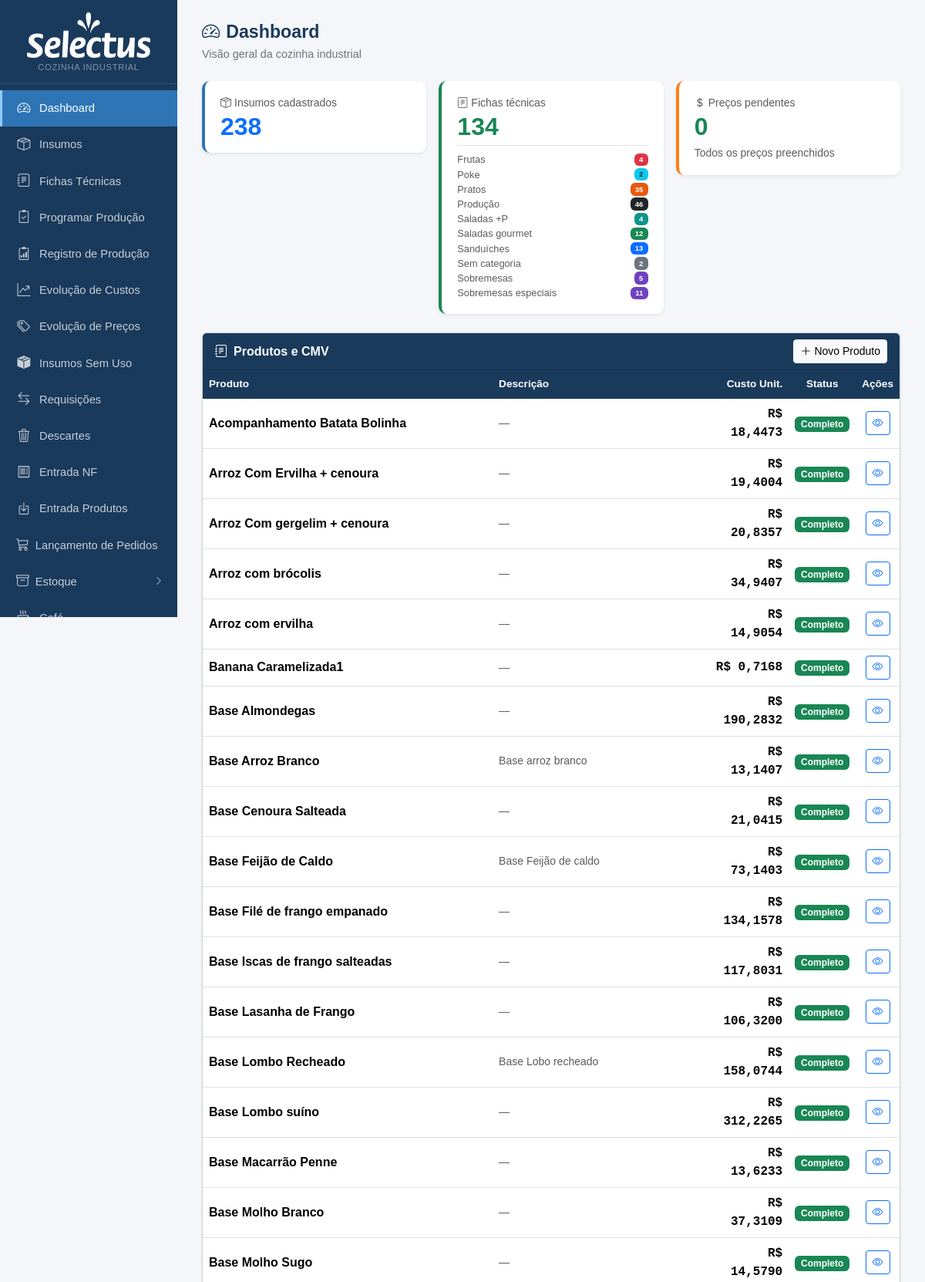
The page / (upper part) on the database its author committed.
### tables this page shows
CREATE TABLE produtos (
            id INTEGER PRIMARY KEY AUTOINCREMENT,
            nome TEXT NOT NULL,
            descricao TEXT,
            rendimento REAL DEFAULT 1,
            unidade_rendimento TEXT DEFAULT 'un'
        , categoria TEXT, valor_referencia REAL, status_revisao TEXT DEFAULT 'nao_revisada', status_revisao_custo TEXT DEFAULT 'nao_revisado', data_revisao TEXT, data_revisao_custo TEXT, ativo INTEGER NOT NULL DEFAULT 1, observacao TEXT);

### app.py (the view)
@app.route('/')
def index():
    db = get_db()
    n_ins  = db.execute('SELECT COUNT(*) FROM insumos').fetchone()[0]
    n_prod = db.execute('SELECT COUNT(*) FROM produtos').fetchone()[0]
    s_prec = db.execute('SELECT COUNT(*) FROM insumos WHERE preco_compra IS NULL AND produto_vinculado_id IS NULL').fetchone()[0]
    prods  = db.execute('SELECT * FROM produtos ORDER BY nome').fetchall()
    cats_count = db.execute('''SELECT COALESCE(categoria,'Sem categoria') as cat, COUNT(*) as n
                               FROM produtos GROUP BY cat ORDER BY cat''').fetchall()
    db.close()
    cards = [{'id': p['id'], 'nome': p['nome'], 'descricao': p['descricao'],
              **dict(zip(['custo','completo'], custo_produto(p['id'])))} for p in prods]
    cat_map = {nome: cls for nome, cls in CATEGORIAS}
    return render_template('index.html', n_ins=n_ins, n_prod=n_prod, s_prec=s_prec, cards=cards, cats_count=cats_count, cat_map=cat_map)

### app.py (called while the page is built)
def _to_br(value, decimals):
    if value is None:
        return '—'
    s = f'{float(value):,.{decimals}f}'
    return s.replace(',', 'X').replace('.', ',').replace('X', '.')

@app.template_filter('brl')
def brl_filter(value, decimals=2):
    return 'R$ ' + _to_br(value, decimals)

def get_db():
    c = sqlite3.connect(DB)
    c.row_factory = sqlite3.Row
    c.execute("PRAGMA foreign_keys = ON")
    return c

def count_alertas():
    try:
        db = get_db()
        n = db.execute('''SELECT COUNT(*) FROM insumos
                          WHERE estoque_minimo > 0 AND COALESCE(estoque_atual,0) < estoque_minimo''').fetchone()[0]
        db.close()
        return n
    except:
        return 0

@app.context_processor
def inject_alertas():
    try:
        db = get_db()
        n_ped = db.execute("SELECT COUNT(*) FROM pedidos WHERE status='aberto'").fetchone()[0]
        db.close()
    except Exception:
        n_ped = 0
    return dict(n_alertas=count_alertas(), n_pedidos_abertos=n_ped)

### templates/index.html (shortened to what this page needs)
{% extends "base.html" %}
{% block content %}
<div class="page-header">
  <h1><i class="bi bi-speedometer2 me-2"></i>Dashboard</h1>
  <p>Visão geral da cozinha industrial</p>
</div>
<div class="row g-3 mb-4">
  <div class="col-sm-4">
    <div class="card stat-card shadow-sm" style="border-left:4px solid #2e75b6">
      <div class="card-body">
        <div class="text-muted small mb-1"><i class="bi bi-box-seam me-1"></i>Insumos cadastrados</div>
        <div class="stat-num text-primary">{{ n_ins }}</div>
      </div>
    </div>
  </div>
  <div class="col-sm-4">
    <div class="card stat-card shadow-sm" style="border-left:4px solid #198754">
      <div class="card-body">
        <div class="text-muted small mb-1"><i class="bi bi-journal-text me-1"></i>Fichas técnicas</div>
        <div class="stat-num text-success">{{ n_prod }}</div>
        <div class="mt-2 pt-2 border-top">
          {% for row in cats_count %}
          <div class="d-flex justify-content-between align-items-center py-0" style="font-size:.8rem">
            <span class="text-muted">{{ row.cat }}</span>
            <span class="badge {{ cat_map.get(row.cat, 'bg-secondary') }} ms-1">{{ row.n }}</span>
          </div>
          {% endfor %}
        </div>
      </div>
    </div>
  </div>
  <div class="col-sm-4">
    <div class="card stat-card shadow-sm" style="border-left:4px solid #fd7e14">
      <div class="card-body">
        <div class="text-muted small mb-1"><i class="bi bi-currency-dollar me-1"></i>Preços pendentes</div>
        <div class="stat-num {{ 'text-warning' if s_prec > 0 else 'text-success' }}">{{ s_prec }}</div>
        <div class="mt-2 small text-muted">
          {% if s_prec == 0 %}Todos os preços preenchidos{% else %}Atualize em <a href="{{ url_for('insumos_lista') }}">Insumos</a>{% endif %}
        </div>
      </div>
    </div>
  </div>
</div>
<div class="card shadow-sm">
  <div class="card-header d-flex justify-content-between align-items-center py-2" style="background:#1a3a5c">
    <span class="text-white fw-semibold"><i class="bi bi-journal-text me-2"></i>Produtos e CMV</span>
    <a href="{{ url_for('ficha_nova') }}" class="btn btn-sm btn-light">
      <i class="bi bi-plus-lg me-1"></i>Novo Produto
    </a>
  </div>
  <div class="card-body p-0">
    {% if cards %}
    <table class="table table-hover mb-0">
      <thead>
        <tr>
          <th>Produto</th>
          <th>Descrição</th>
          <th class="text-end">Custo Unit.</th>
          <th class="text-center">Status</th>
          <th class="text-center">Ações</th>
        </tr>
      </thead>
      <tbody>
        {% for c in cards %}
        <tr>
          <td class="fw-semibold">{{ c.nome }}</td>
          <td class="text-muted small">{{ c.descricao or '—' }}</td>
          <td class="text-end font-monospace">
            {% if c.completo %}
              <strong>{{ c.custo|brl(4) }}</strong>
            {% else %}
              <span class="text-warning small"><i class="bi bi-dash-circle me-1"></i>preços incompletos</span>
            {% endif %}
          </td>
          <td class="text-center">
            {% if c.completo %}
              <span class="badge bg-success">Completo</span>
            {% else %}
              <span class="badge bg-warning text-dark">Incompleto</span>
            {% endif %}
          </td>
          <td class="text-center">
            <a href="{{ url_for('ficha_ver', id=c.id) }}" class="btn btn-sm btn-outline-primary">
              <i class="bi bi-eye"></i>
            </a>
          </td>
        </tr>
        {% endfor %}
      </tbody>
    </table>
    {% else %}
    <div class="text-center py-5 text-muted">
      <i class="bi bi-journal-plus" style="font-size:2.5rem"></i>
      <p class="mt-2">Nenhum produto cadastrado ainda.</p>
      <a href="{{ url_for('ficha_nova') }}" class="btn btn-primary">Criar primeiro produto</a>
    </div>
    {% endif %}
  </div>
</div>
{% endblock %}

### rows shown on the page
produtos: nome "Acompanhamento Batata Bolinha", descricao "—", custo|brl "R$ 18,4473"
produtos: nome "Arroz Com Ervilha + cenoura", descricao "—", custo|brl "R$ 19,4004"
produtos: nome "Arroz Com gergelim + cenoura", descricao "—", custo|brl "R$ 20,8357"
produtos: nome "Arroz com brócolis", descricao "—", custo|brl "R$ 34,9407"
produtos: nome "Arroz com ervilha", descricao "—", custo|brl "R$ 14,9054"
produtos: nome "Banana Caramelizada1", descricao "—", custo|brl "R$ 0,7168"
produtos: nome "Base Almondegas", descricao "—", custo|brl "R$ 190,2832"
produtos: nome "Base Arroz Branco", descricao "Base arroz branco", custo|brl "R$ 13,1407"
produtos: nome "Base Cenoura Salteada", descricao "—", custo|brl "R$ 21,0415"
produtos: nome "Base Feijão de Caldo", descricao "Base Feijão de caldo", custo|brl "R$ 73,1403"
produtos: nome "Base Filé de frango empanado", descricao "—", custo|brl "R$ 134,1578"
produtos: nome "Base Iscas de frango salteadas", descricao "—", custo|brl "R$ 117,8031"
produtos: nome "Base Lasanha de Frango", descricao "—", custo|brl "R$ 106,3200"
produtos: nome "Base Lombo Recheado", descricao "Base Lobo recheado", custo|brl "R$ 158,0744"
produtos: nome "Base Lombo suíno", descricao "—", custo|brl "R$ 312,2265"
produtos: nome "Base Macarrão Penne", descricao "—", custo|brl "R$ 13,6233"
produtos: nome "Base Molho Branco", descricao "—", custo|brl "R$ 37,3109"
produtos: nome "Base Molho Sugo", descricao "—", custo|brl "R$ 14,5790"

### other values the page prints
{{ n_ins }} "238"
{{ n_prod }} "134"
{{ row.cat }} "Frutas" "Poke" "Pratos" "Produção" "Saladas +P" "Saladas gourmet" "Sanduíches" "Sem categoria" "Sobremesas" "Sobremesas especiais"
{{ row.n }} "4" "2" "35" "46" "4" "12" "13" "2" "5" "11"
{{ s_prec }} "0"
